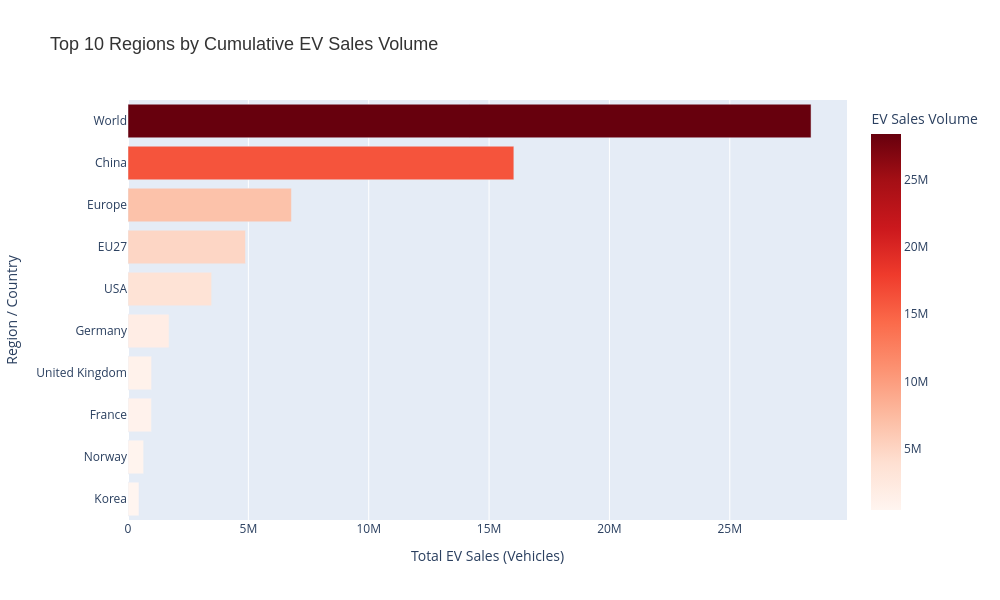

Here is the notebook cell this chart was saved with:
### Code cell
sales_data = ds[(ds["parameter"] == "EV sales") & (ds["powertrain"] == "BEV")]

# 2. Sum up total sales by region and isolate the top 10
region_summary = sales_data.groupby("region")["value"].sum().reset_index()
top_10_data = region_summary.nlargest(10, "value")

# 3. Sort ascending so the largest bar appears at the top of the chart
top_10_data = top_10_data.sort_values(by="value", ascending=True)

# 4. Generate the horizontal gradient bar chart using your 'pt' alias
fig = pt.bar(
    top_10_data,
    x="value",
    y="region",
    orientation="h",                # Horizontal layout
    color="value",                   # Continuous color mapping
    color_continuous_scale="Reds",   # Matches your exact dummy chart gradient style
    title="Top 10 Regions by Cumulative EV Sales Volume",
    labels={"value": "Total EV Sales (Vehicles)", "region": "Region / Country"},
)

# 5. Fine-tune layout parameters to match your presentation standard
fig.update_layout(
    template="plotly",
    title_font=dict(size=18, family="Arial", color="#333333"),
    xaxis=dict(showgrid=True, gridcolor="white"),
    yaxis=dict(showgrid=False),      # Keeps category text clear and un-lined
    plot_bgcolor="#E5ECF6",          # Soft light blue backdrop from your dummy image
    coloraxis_colorbar=dict(title="EV Sales Volume"), # Clean label for color legend
    width=1000,
    height=600,                      # Slightly taller to cleanly fit all 10 country names
)

fig.show()

### Figure 1 — Plotly figure (JSON) as saved in the notebook; plotly's stock layout.template omitted (floating-point values rounded to 4 significant figures)
{"data": [{"hovertemplate": "Total EV Sales (Vehicles)=%{marker.color}<br>Region / Country=%{y}<extra></extra>", "legendgroup": "", "marker": {"color": [455500.0, 650200.0, 973400.0, 980300.0, 1705000.0, 3475000.0, 4882000.0, 6789000.0, 16030000.0, 28380000.0], "coloraxis": "coloraxis", "pattern": {"shape": ""}}, "name": "", "orientation": "h", "showlegend": false, "textposition": "auto", "type": "bar", "x": [455500.0, 650200.0, 973400.0, 980300.0, 1705000.0, 3475000.0, 4882000.0, 6789000.0, 16030000.0, 28380000.0], "xaxis": "x", "y": ["Korea", "Norway", "France", "United Kingdom", "Germany", "USA", "EU27", "Europe", "China", "World"], "yaxis": "y"}], "layout": {"barmode": "relative", "coloraxis": {"autocolorscale": false, "colorbar": {"title": {"text": "EV Sales Volume"}}, "colorscale": [[0, "rgb(255,245,240)"], [0.125, "rgb(254,224,210)"], [0.25, "rgb(252,187,161)"], [0.375, "rgb(252,146,114)"], [0.5, "rgb(251,106,74)"], [0.625, "rgb(239,59,44)"], [0.75, "rgb(203,24,29)"], [0.875, "rgb(165,15,21)"], [1, "rgb(103,0,13)"]]}, "height": 600, "legend": {"tracegroupgap": 0}, "plot_bgcolor": "#E5ECF6", "title": {"font": {"color": "#333333", "family": "Arial", "size": 18}, "text": "Top 10 Regions by Cumulative EV Sales Volume"}, "width": 1000, "xaxis": {"anchor": "y", "domain": [0, 1], "gridcolor": "white", "showgrid": true, "title": {"text": "Total EV Sales (Vehicles)"}}, "yaxis": {"anchor": "x", "domain": [0, 1], "showgrid": false, "title": {"text": "Region / Country"}}}}
